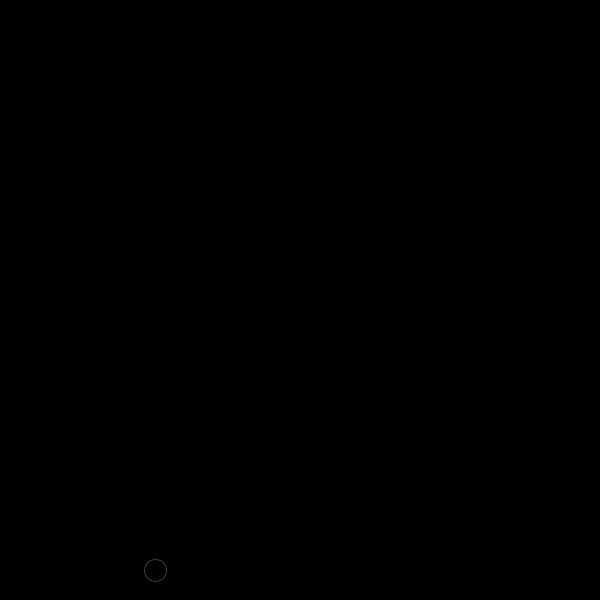
Frame 1 (no input)
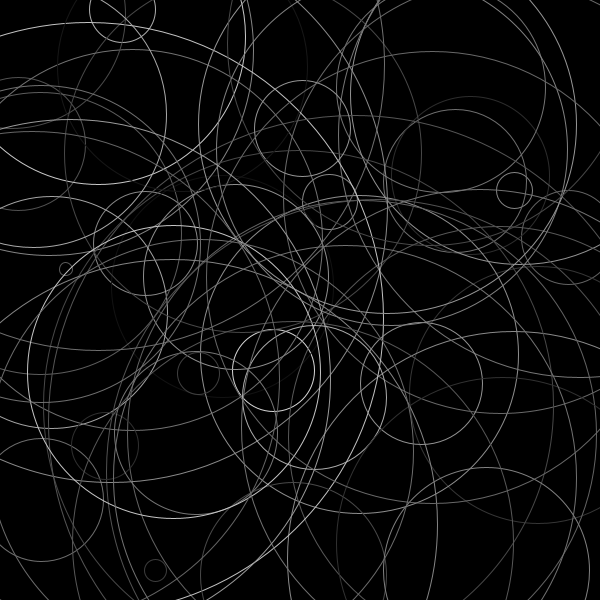
Frame 60 (the mouse pressed at the canvas centre just before this capture)
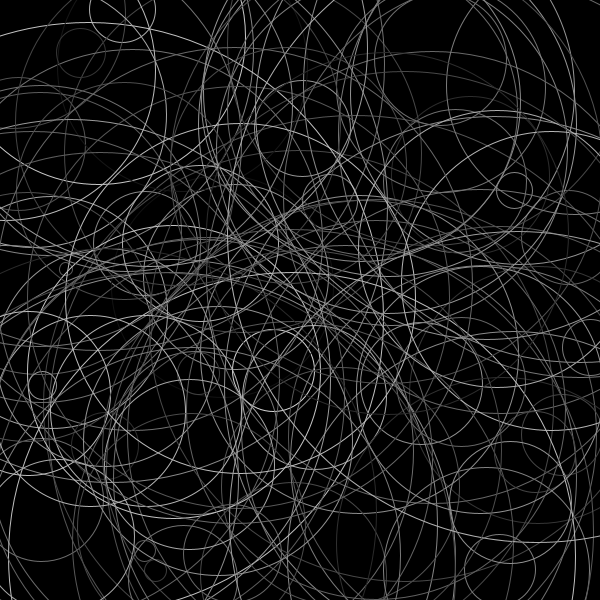
Frame 120 (the mouse held since frame 60 and released just before this capture)

The Processing sketch that drew these frames (run headless with seeded random() and noise(); from frame 60 on, the mouse is pressed at the canvas centre):

// Processing sketch: sketch_250911c
// ── sketch_250911c.pde
int x=0;
int centralx,centraly;
void setup()
{
  size(600,600);
  centralx=width/2;
  centraly=height/2;
  fill(255,255,255,50);
  //frameRate(10);
  stroke(255);
  background(0);
  noFill();
}

void draw()
{
  if(x>width)
  {
    x=0;
  }
  x+=random(10,30);
  stroke(noise(x)*255);
  circle(centralx+random(float(-centralx),float(centralx)),centraly+random(-centraly,centraly),x);
  
}
